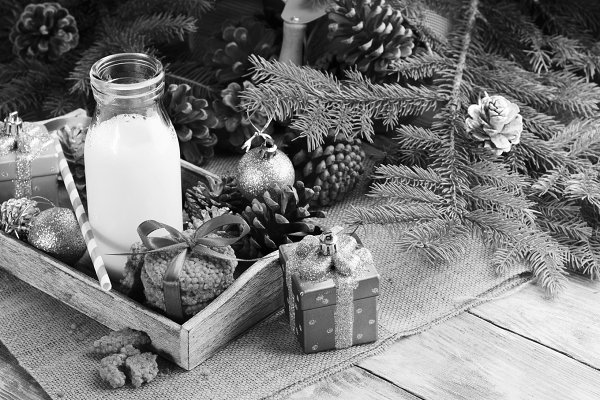
#> input picture I part/cookies.png, 600 x 400 px
$ python zadatak3.1.py
#> lines starting #> are read from the running program, lines starting #| are printed output that depends on the picture
from skimage import io
import plotly.express as px
import numpy as np
from skimage.transform import rescale

A = io.imread('cookies.png').astype('float')
#> A: shape (400, 600) float64; min 0, max 255, mean 122.4
px.imshow(A, color_continuous_scale='gray').show()

B = A[50:391, 70:261]
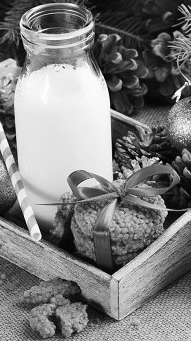
#> B: shape (341, 191) float64; min 0, max 255, mean 125.1
B = np.pad(B, 1, 'reflect')
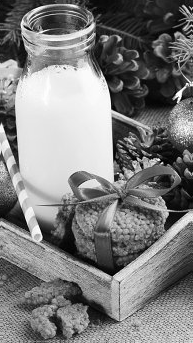
#> B: shape (343, 193) float64; min 0, max 255, mean 124.8
B_f = np.fft.fftshift(np.fft.fft2(B))

laplasijan = np.array([[0, -1, 0], [-1, 5, 1], [0, -1, 0]])
laplasijan = np.pad(laplasijan, ((0, B_f.shape[0]-3), (0, B_f.shape[1]-3)))
laplasijan = np.roll(laplasijan, [-1, -1], axis=(0, 1))
L = np.fft.fftshift(np.fft.fft2(laplasijan))
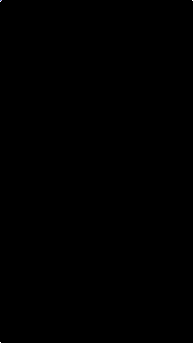
#> laplasijan: shape (343, 193) int64; 4 distinct labels, from -1 to 5; one colour per label, 0 black, -1 white

B_i = B_f * L
B = np.real(np.fft.ifft2(np.fft.ifftshift(B_i)))
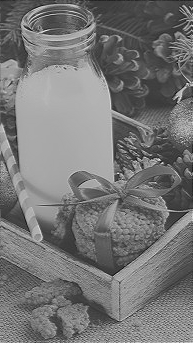
#> B: shape (343, 193) float64; min -348, max 1208, mean 374.3; drawn with min black and max white
B = B[1:-1, 1:-1]
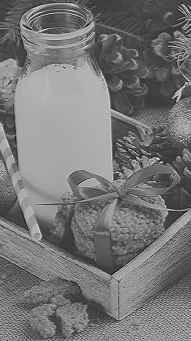
#> B: shape (341, 191) float64; min -348, max 1208, mean 375.5; drawn with min black and max white

A[50:391, 70:261] = B
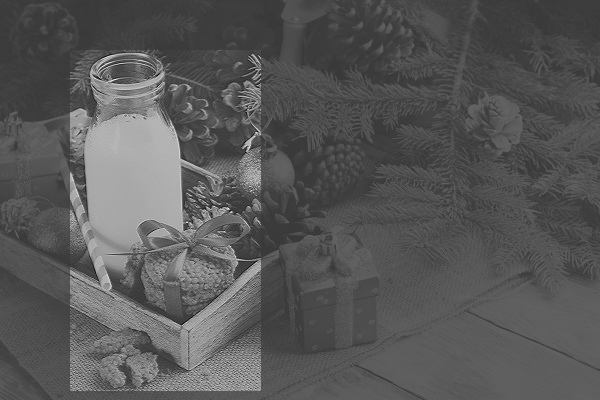
#> A: shape (400, 600) float64; min -348, max 1208, mean 190.3; drawn with min black and max white
A = rescale(A, 2, order=1, preserve_range=True)
#> A: shape (800, 1200) float64
px.imshow(A, zmin=0, zmax=255, color_continuous_scale='gray').show()

$ run again, with I part/cat.png copied over I part/cookies.png
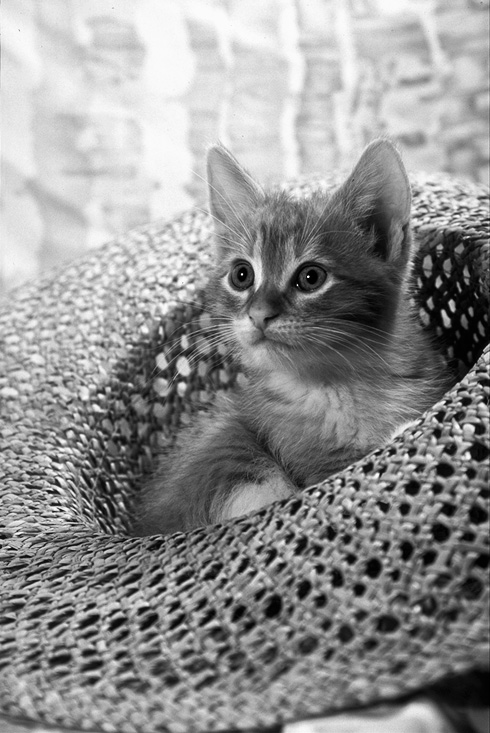
#> input picture I part/cat.png, 490 x 733 px
#> laplasijan: shape (343, 193) int64; 4 distinct labels, from -1 to 5
#> `B = B[1:-1, 1:-1]`:
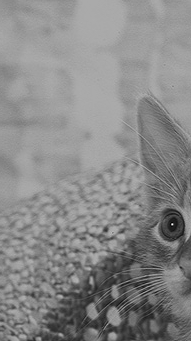
#> B: shape (341, 191) float64; min -157, max 1200, mean 569.8; drawn with min black and max white
#> `A = rescale(A, 2, order=1, preserve_range=True)`:
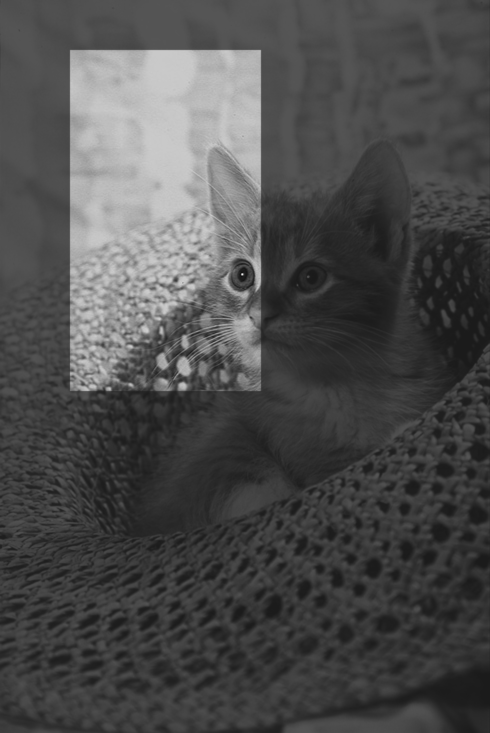
#> A: shape (1466, 980) float64 (shown at 1/2 size); min -115.1, max 979.5, mean 214.9; drawn with min black and max white

$ run again, with I part/deda_mraz.png copied over I part/cookies.png
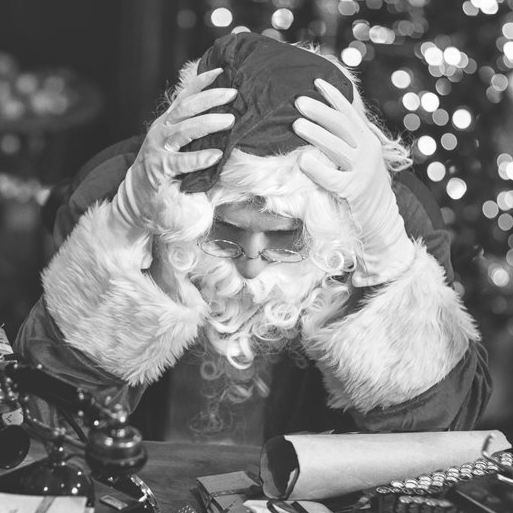
#> input picture I part/deda_mraz.png, 513 x 513 px
#> laplasijan: shape (343, 193) int64; 4 distinct labels, from -1 to 5
#> `B = B[1:-1, 1:-1]`:
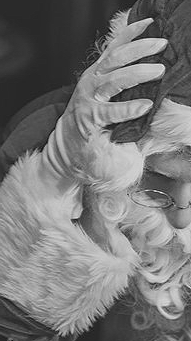
#> B: shape (341, 191) float64; min -12, max 936, mean 430.6; drawn with min black and max white
#> `A = rescale(A, 2, order=1, preserve_range=True)`:
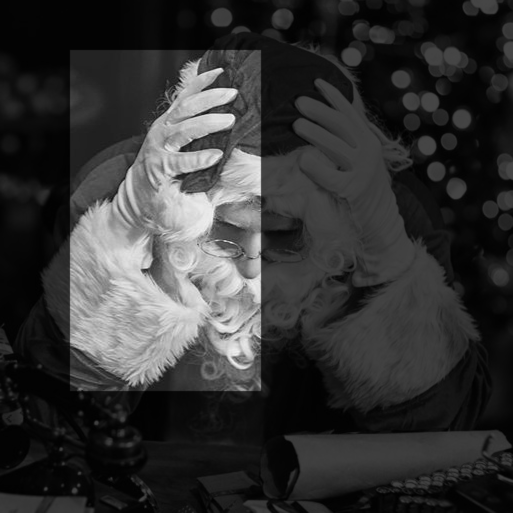
#> A: shape (1026, 1026) float64 (shown at 1/2 size); min 38.62, max 817.7, mean 195.8; drawn with min black and max white

$ run again, with I part/hand.png copied over I part/cookies.png
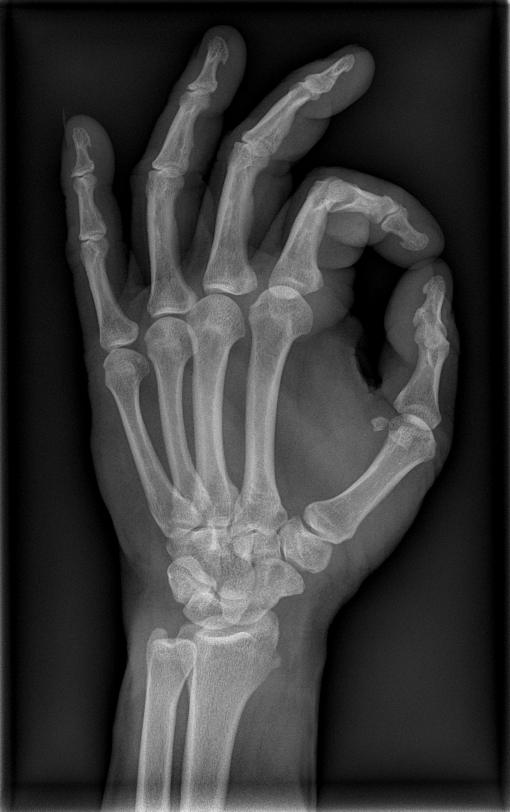
#> input picture I part/hand.png, 1020 x 1623 px (shown at 1/2 size)
#> laplasijan: shape (343, 193) int64; 4 distinct labels, from -1 to 5
#> `B = B[1:-1, 1:-1]`:
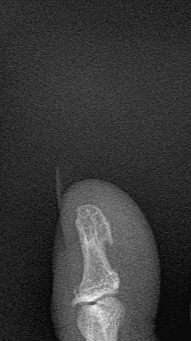
#> B: shape (341, 191) float64; min -23, max 478, mean 89; drawn with min black and max white
#> `A[50:391, 70:261] = B`:
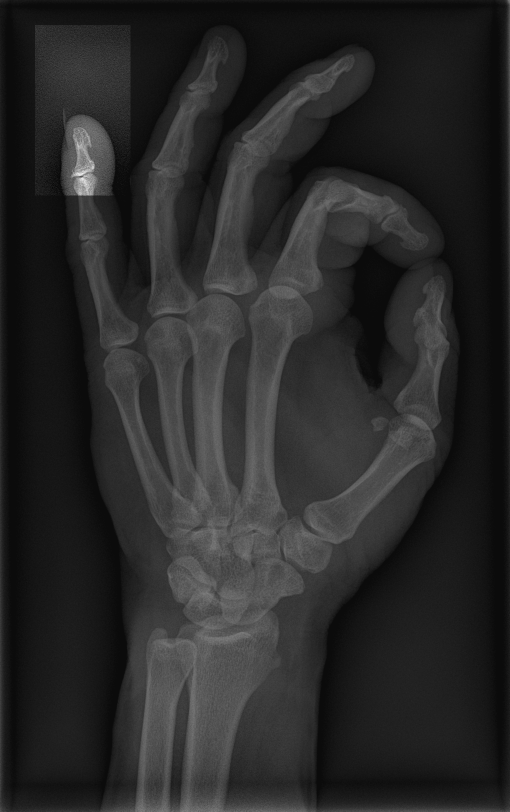
#> A: shape (1623, 1020) float64 (shown at 1/2 size); min -23, max 478, mean 58.5; drawn with min black and max white
